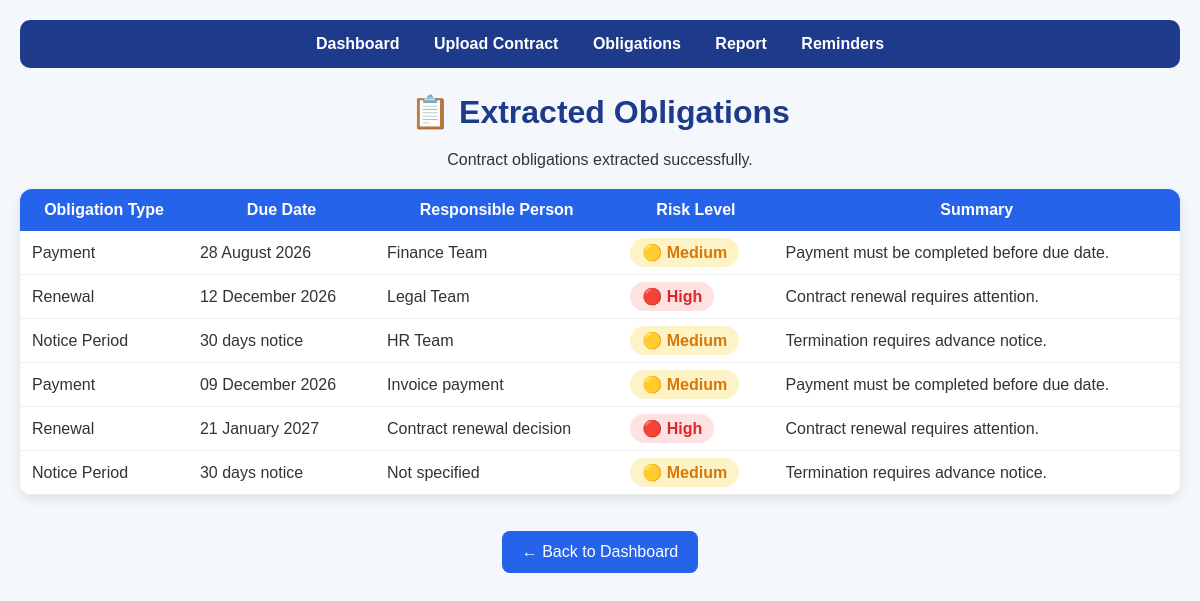
/obligations, run on the app's committed database.
### tables this page shows
CREATE TABLE obligations(
        id INTEGER PRIMARY KEY AUTOINCREMENT,
        contract_id INTEGER,
        obligation_type TEXT,
        due_date TEXT,
        responsible_person TEXT,
        clause_text TEXT,
        risk_level TEXT,
        summary TEXT
    );

### app.py (the view)
@app.route('/obligations')
def obligations():
    conn = sqlite3.connect('database/contracts.db')
    cursor = conn.cursor()
    cursor.execute("""
    SELECT obligation_type,
           due_date,
           responsible_person,
           risk_level,
           summary
    FROM obligations
""")
    obligations_data = cursor.fetchall()
    conn.close()
    return render_template(
        'obligations.html',
        obligations=obligations_data
    )

### templates/obligations.html (shortened to what this page needs)
<!DOCTYPE html>
<html>
<head>
    <link rel="stylesheet" href="{{ url_for('static', filename='css/style.css') }}">
</head>
<body>
<div class="container">
    <nav>
        <a href="/dashboard">Dashboard</a>
        <a href="/upload">Upload Contract</a>
        <a href="/obligations">Obligations</a>
        <a href="/report">Report</a>
        <a href="/reminders">Reminders</a>
    </nav>
    <h1>📋 Extracted Obligations</h1>
    <p style="text-align:center; margin-bottom:20px;">
        Contract obligations extracted successfully.
    </p>
    <table>
        <tr>
            <th>Obligation Type</th>
            <th>Due Date</th>
            <th>Responsible Person</th>
            <th>Risk Level</th>
            <th>Summary</th>
        </tr>
        {% for item in obligations %}
        <tr>
            <td>{{ item[0] }}</td>
            <td>{{ item[1] }}</td>
            <td>{{ item[2] }}</td>
            {% if item[3] == "High" %}
<td><span class="risk-high">🔴 High</span></td>
{% elif item[3] == "Medium" %}
<td><span class="risk-medium">🟡 Medium</span></td>
{% else %}
<td><span class="risk-low">🟢 Low</span></td>
{% endif %}
            <td>{{ item[4] }}</td>
        </tr>
        {% endfor %}
    </table>
    <br><br>
    <div style="text-align:center;">
        <a href="/dashboard" class="btn">
            ← Back to Dashboard
        </a>
    </div>
</div>
</body>
</html>

### static/css/style.css (style rules this page uses)
* { margin:0; padding:0; box-sizing:border-box; font-family:'Poppins',sans-serif; }
body { background:#f4f7fc; color:#333; padding:20px; }
.container { max-width:1200px; margin:auto; }
h1 { text-align:center; margin-bottom:20px; color:#1e3a8a; }
nav { background:#1e3a8a; padding:15px; border-radius:10px; margin-bottom:25px; text-align:center; }
nav a { color:white; text-decoration:none; margin:0 15px; font-weight:500; }
button, .btn { background:#2563eb; color:white; border:none; padding:12px 20px; border-radius:8px; cursor:pointer; text-decoration:none; display:inline-block; }
table { width:100%; border-collapse:collapse; background:white; border-radius:12px; overflow:hidden; box-shadow:0 4px 12px rgba(0,0,0,0.1); }
th { background:#2563eb; color:white; padding:12px; }
td { padding:12px; border-bottom:1px solid #eee; }
a { color:#2563eb; text-decoration:none; }
.risk-high { background:#fee2e2; color:#dc2626; padding:6px 12px; border-radius:20px; font-weight:bold; }
.risk-medium { background:#fef3c7; color:#d97706; padding:6px 12px; border-radius:20px; font-weight:bold; }
nav a { color:white; text-decoration:none; margin:0 15px; font-weight:600; transition:0.3s; }

### data on the page
obligations: obligation_type "Payment", due_date "28 August 2026", responsible_person "Finance Team", risk_level "🟡 Medium", summary "Payment must be completed before due date."
obligations: obligation_type "Renewal", due_date "12 December 2026", responsible_person "Legal Team", risk_level "🔴 High", summary "Contract renewal requires attention."
obligations: obligation_type "Notice Period", due_date "30 days notice", responsible_person "HR Team", risk_level "🟡 Medium", summary "Termination requires advance notice."
obligations: obligation_type "Payment", due_date "09 December 2026", responsible_person "Invoice payment", risk_level "🟡 Medium", summary "Payment must be completed before due date."
obligations: obligation_type "Renewal", due_date "21 January 2027", responsible_person "Contract renewal decision", risk_level "🔴 High", summary "Contract renewal requires attention."
obligations: obligation_type "Notice Period", due_date "30 days notice", responsible_person "Not specified", risk_level "🟡 Medium", summary "Termination requires advance notice."
